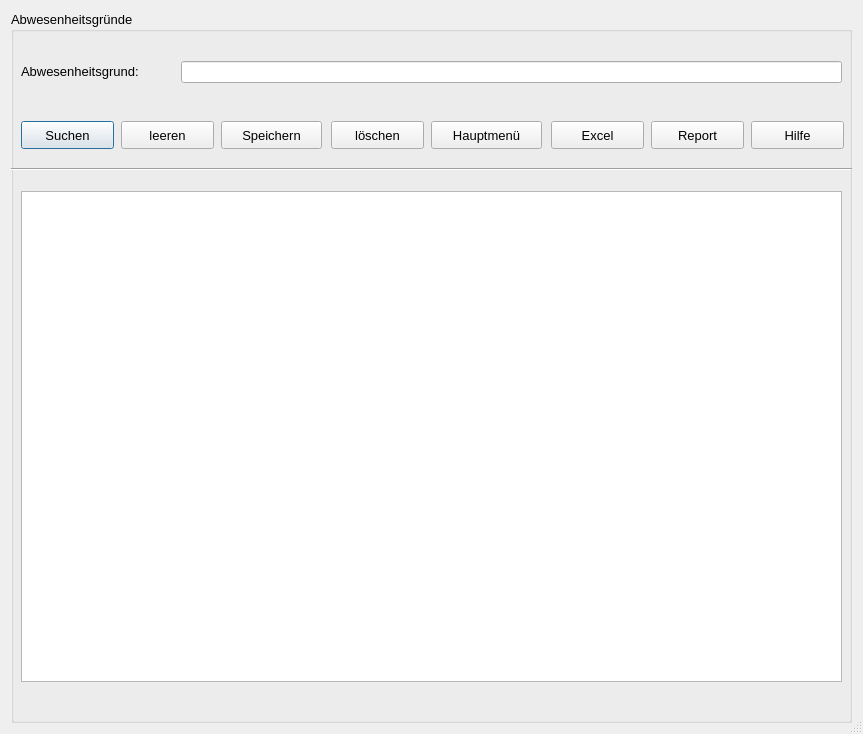
<?xml version="1.0" encoding="UTF-8"?>
<ui version="4.0">
 <class>kat_presence</class>
 <widget class="QDialog" name="kat_presence">
  <property name="geometry">
   <rect>
    <x>0</x>
    <y>0</y>
    <width>863</width>
    <height>734</height>
   </rect>
  </property>
  <property name="font">
   <font>
    <pointsize>10</pointsize>
   </font>
  </property>
  <property name="windowTitle">
   <string>Abwesenheitsgründe</string>
  </property>
  <property name="sizeGripEnabled">
   <bool>true</bool>
  </property>
  <layout class="QGridLayout" name="gridLayout">
   <item row="0" column="1">
    <widget class="QGroupBox" name="groupBox">
     <property name="title">
      <string>Abwesenheitsgründe</string>
     </property>
     <widget class="QTableWidget" name="tw_anzeige">
      <property name="geometry">
       <rect>
        <x>10</x>
        <y>180</y>
        <width>821</width>
        <height>491</height>
       </rect>
      </property>
     </widget>
     <widget class="QLabel" name="label">
      <property name="geometry">
       <rect>
        <x>10</x>
        <y>50</y>
        <width>161</width>
        <height>21</height>
       </rect>
      </property>
      <property name="text">
       <string>Abwesenheitsgrund:</string>
      </property>
     </widget>
     <widget class="QLineEdit" name="le_abwesenheitsgrund">
      <property name="geometry">
       <rect>
        <x>170</x>
        <y>50</y>
        <width>661</width>
        <height>22</height>
       </rect>
      </property>
     </widget>
     <widget class="QPushButton" name="pb_suchen">
      <property name="geometry">
       <rect>
        <x>10</x>
        <y>110</y>
        <width>93</width>
        <height>28</height>
       </rect>
      </property>
      <property name="text">
       <string>Suchen</string>
      </property>
      <property name="icon">
       <iconset>
        <normaloff>C:/Users/thanner/Desktop/Knapp_Apprentice_Training/_Symbole/UsedSymbols/searchmagnifierinterfacesymbol1_79893.ico</normaloff>C:/Users/thanner/Desktop/Knapp_Apprentice_Training/_Symbole/UsedSymbols/searchmagnifierinterfacesymbol1_79893.ico</iconset>
      </property>
     </widget>
     <widget class="QPushButton" name="pb_leeren">
      <property name="geometry">
       <rect>
        <x>110</x>
        <y>110</y>
        <width>93</width>
        <height>28</height>
       </rect>
      </property>
      <property name="text">
       <string>leeren</string>
      </property>
      <property name="icon">
       <iconset>
        <normaloff>../../_Symbole/UsedSymbols/-clear_90704.ico</normaloff>../../_Symbole/UsedSymbols/-clear_90704.ico</iconset>
      </property>
     </widget>
     <widget class="QPushButton" name="pb_speichern">
      <property name="geometry">
       <rect>
        <x>210</x>
        <y>110</y>
        <width>101</width>
        <height>28</height>
       </rect>
      </property>
      <property name="text">
       <string>Speichern</string>
      </property>
      <property name="icon">
       <iconset>
        <normaloff>C:/Users/thanner/Desktop/Knapp_Apprentice_Training/_Symbole/UsedSymbols/save_3621.ico</normaloff>C:/Users/thanner/Desktop/Knapp_Apprentice_Training/_Symbole/UsedSymbols/save_3621.ico</iconset>
      </property>
     </widget>
     <widget class="QPushButton" name="pb_loeschen">
      <property name="geometry">
       <rect>
        <x>320</x>
        <y>110</y>
        <width>93</width>
        <height>28</height>
       </rect>
      </property>
      <property name="text">
       <string>löschen</string>
      </property>
      <property name="icon">
       <iconset>
        <normaloff>C:/Users/thanner/Desktop/Knapp_Apprentice_Training/_Symbole/UsedSymbols/seo-social-web-network-internet_262_icon-icons.com_61518.ico</normaloff>C:/Users/thanner/Desktop/Knapp_Apprentice_Training/_Symbole/UsedSymbols/seo-social-web-network-internet_262_icon-icons.com_61518.ico</iconset>
      </property>
     </widget>
     <widget class="QPushButton" name="pb_hauptmenue">
      <property name="geometry">
       <rect>
        <x>420</x>
        <y>110</y>
        <width>111</width>
        <height>28</height>
       </rect>
      </property>
      <property name="text">
       <string>Hauptmenü</string>
      </property>
      <property name="icon">
       <iconset>
        <normaloff>C:/Users/thanner/Desktop/Knapp_Apprentice_Training/_Symbole/UsedSymbols/log-out_icon-icons.com_50106.ico</normaloff>C:/Users/thanner/Desktop/Knapp_Apprentice_Training/_Symbole/UsedSymbols/log-out_icon-icons.com_50106.ico</iconset>
      </property>
     </widget>
     <widget class="QPushButton" name="pb_excel">
      <property name="geometry">
       <rect>
        <x>540</x>
        <y>110</y>
        <width>93</width>
        <height>28</height>
       </rect>
      </property>
      <property name="text">
       <string>Excel</string>
      </property>
      <property name="icon">
       <iconset>
        <normaloff>C:/Users/thanner/Desktop/Knapp_Apprentice_Training/_Symbole/UsedSymbols/microsoft_excel_icon_132212.ico</normaloff>C:/Users/thanner/Desktop/Knapp_Apprentice_Training/_Symbole/UsedSymbols/microsoft_excel_icon_132212.ico</iconset>
      </property>
     </widget>
     <widget class="QPushButton" name="pb_report">
      <property name="geometry">
       <rect>
        <x>640</x>
        <y>110</y>
        <width>93</width>
        <height>28</height>
       </rect>
      </property>
      <property name="text">
       <string>Report</string>
      </property>
      <property name="icon">
       <iconset>
        <normaloff>C:/Users/thanner/Desktop/Knapp_Apprentice_Training/_Symbole/UsedSymbols/reporting_noun_report_document_file_icon_148360.ico</normaloff>C:/Users/thanner/Desktop/Knapp_Apprentice_Training/_Symbole/UsedSymbols/reporting_noun_report_document_file_icon_148360.ico</iconset>
      </property>
     </widget>
     <widget class="QPushButton" name="pb_hilfe">
      <property name="geometry">
       <rect>
        <x>740</x>
        <y>110</y>
        <width>93</width>
        <height>28</height>
       </rect>
      </property>
      <property name="text">
       <string>Hilfe</string>
      </property>
      <property name="icon">
       <iconset>
        <normaloff>C:/Users/thanner/Desktop/Knapp_Apprentice_Training/_Symbole/UsedSymbols/info_13213.ico</normaloff>C:/Users/thanner/Desktop/Knapp_Apprentice_Training/_Symbole/UsedSymbols/info_13213.ico</iconset>
      </property>
     </widget>
     <widget class="Line" name="line">
      <property name="geometry">
       <rect>
        <x>0</x>
        <y>150</y>
        <width>841</width>
        <height>16</height>
       </rect>
      </property>
      <property name="orientation">
       <enum>Qt::Horizontal</enum>
      </property>
     </widget>
     <widget class="QLabel" name="lab_INFO">
      <property name="geometry">
       <rect>
        <x>10</x>
        <y>680</y>
        <width>821</width>
        <height>21</height>
       </rect>
      </property>
      <property name="text">
       <string/>
      </property>
     </widget>
    </widget>
   </item>
  </layout>
 </widget>
 <resources/>
 <connections/>
</ui>
